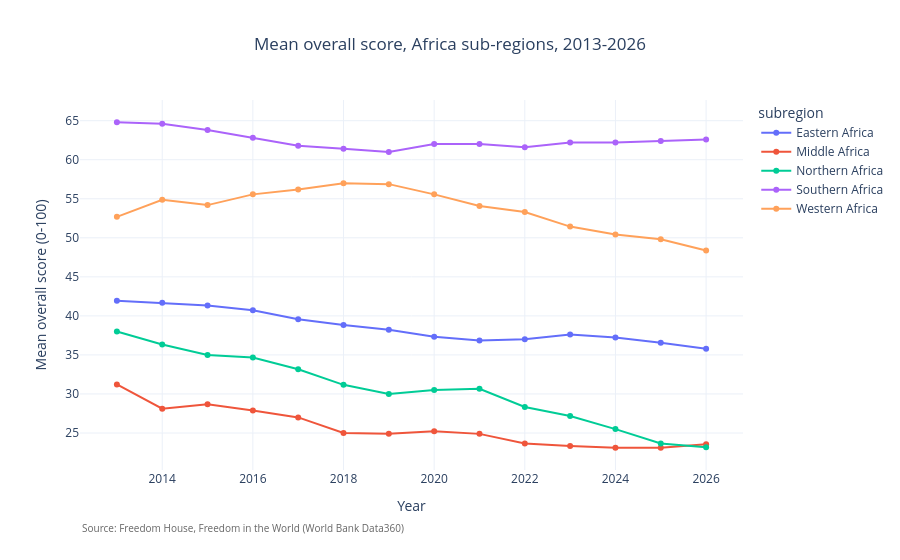

Notebook cell for this chart:
### Markdown cell above
## 6. Zoom: Africa's sub-regions — trends

**Question:** which parts of Africa drove the region's decline?

**Method:** apply the UN M49 Africa sub-region lookup and plot the five sub-regions' means over time. Eastern Africa is where the EAC (notebook 05) sits.

### Code cell
africa_total = total[total['Economy'].isin(AFRICA_UN_M49)].copy()
africa_total['subregion'] = africa_total['Economy'].map(get_africa_subregion_lookup())

subregion_means = africa_total.groupby(['subregion', 'Year'])['Score'].mean().reset_index()
fig = create_multi_trend_chart(
    subregion_means,
    title='Mean overall score, Africa sub-regions, 2013-2026',
    y_label='Mean overall score (0-100)',
    group_col='subregion',
)
fig.show()

### Figure 1 — Plotly figure (JSON) as saved in the notebook; plotly's stock layout.template omitted (floating-point values rounded to 4 significant figures)
{"data": [{"hovertemplate": "subregion=Eastern Africa<br>Year=%{x}<br>Mean overall score (0-100)=%{y}<extra></extra>", "legendgroup": "Eastern Africa", "line": {"color": "#636efa", "dash": "solid"}, "marker": {"symbol": "circle"}, "mode": "lines+markers", "name": "Eastern Africa", "orientation": "v", "showlegend": true, "type": "scatter", "x": [2013, 2014, 2015, 2016, 2017, 2018, 2019, 2020, 2021, 2022, 2023, 2024, 2025, 2026], "xaxis": "x", "y": [41.94, 41.67, 41.33, 40.72, 39.56, 38.83, 38.22, 37.33, 36.83, 37.0, 37.61, 37.22, 36.56, 35.78], "yaxis": "y"}, {"hovertemplate": "subregion=Middle Africa<br>Year=%{x}<br>Mean overall score (0-100)=%{y}<extra></extra>", "legendgroup": "Middle Africa", "line": {"color": "#EF553B", "dash": "solid"}, "marker": {"symbol": "circle"}, "mode": "lines+markers", "name": "Middle Africa", "orientation": "v", "showlegend": true, "type": "scatter", "x": [2013, 2014, 2015, 2016, 2017, 2018, 2019, 2020, 2021, 2022, 2023, 2024, 2025, 2026], "xaxis": "x", "y": [31.22, 28.11, 28.67, 27.89, 27.0, 25.0, 24.89, 25.22, 24.89, 23.67, 23.33, 23.11, 23.11, 23.56], "yaxis": "y"}, {"hovertemplate": "subregion=Northern Africa<br>Year=%{x}<br>Mean overall score (0-100)=%{y}<extra></extra>", "legendgroup": "Northern Africa", "line": {"color": "#00cc96", "dash": "solid"}, "marker": {"symbol": "circle"}, "mode": "lines+markers", "name": "Northern Africa", "orientation": "v", "showlegend": true, "type": "scatter", "x": [2013, 2014, 2015, 2016, 2017, 2018, 2019, 2020, 2021, 2022, 2023, 2024, 2025, 2026], "xaxis": "x", "y": [38.0, 36.33, 35.0, 34.67, 33.17, 31.17, 30.0, 30.5, 30.67, 28.33, 27.17, 25.5, 23.67, 23.17], "yaxis": "y"}, {"hovertemplate": "subregion=Southern Africa<br>Year=%{x}<br>Mean overall score (0-100)=%{y}<extra></extra>", "legendgroup": "Southern Africa", "line": {"color": "#ab63fa", "dash": "solid"}, "marker": {"symbol": "circle"}, "mode": "lines+markers", "name": "Southern Africa", "orientation": "v", "showlegend": true, "type": "scatter", "x": [2013, 2014, 2015, 2016, 2017, 2018, 2019, 2020, 2021, 2022, 2023, 2024, 2025, 2026], "xaxis": "x", "y": [64.8, 64.6, 63.8, 62.8, 61.8, 61.4, 61.0, 62.0, 62.0, 61.6, 62.2, 62.2, 62.4, 62.6], "yaxis": "y"}, {"hovertemplate": "subregion=Western Africa<br>Year=%{x}<br>Mean overall score (0-100)=%{y}<extra></extra>", "legendgroup": "Western Africa", "line": {"color": "#FFA15A", "dash": "solid"}, "marker": {"symbol": "circle"}, "mode": "lines+markers", "name": "Western Africa", "orientation": "v", "showlegend": true, "type": "scatter", "x": [2013, 2014, 2015, 2016, 2017, 2018, 2019, 2020, 2021, 2022, 2023, 2024, 2025, 2026], "xaxis": "x", "y": [52.69, 54.88, 54.19, 55.56, 56.19, 57.0, 56.88, 55.56, 54.06, 53.31, 51.44, 50.44, 49.81, 48.38], "yaxis": "y"}], "layout": {"annotations": [{"font": {"color": "#666666", "size": 10}, "showarrow": false, "text": "Source: Freedom House, Freedom in the World (World Bank Data360)", "x": 0, "xanchor": "left", "xref": "paper", "y": -0.18, "yref": "paper"}], "hovermode": "x unified", "legend": {"title": {"text": "subregion"}, "tracegroupgap": 0}, "margin": {"b": 90}, "title": {"text": "Mean overall score, Africa sub-regions, 2013-2026", "x": 0.5}, "xaxis": {"anchor": "y", "domain": [0.0, 1.0], "title": {"text": "Year"}}, "yaxis": {"anchor": "x", "domain": [0.0, 1.0], "title": {"text": "Mean overall score (0-100)"}}}}
